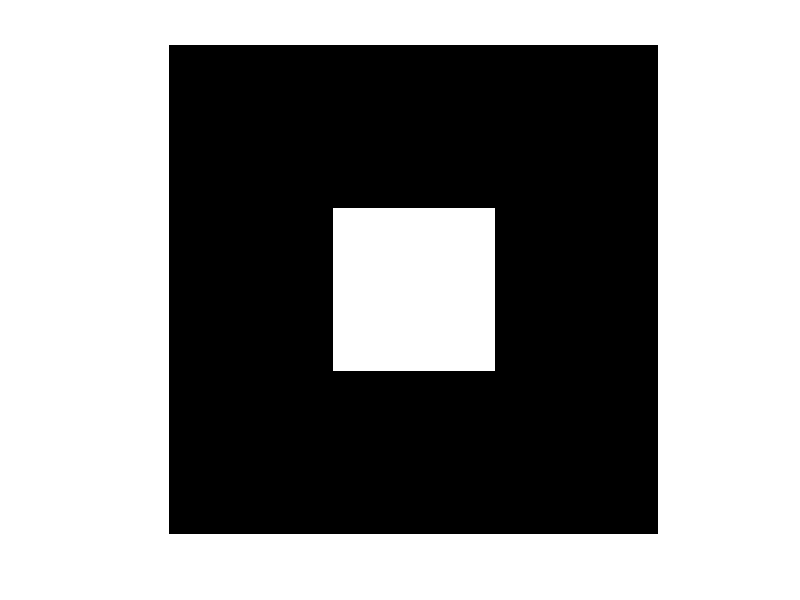

Write MATLAB code to recreate this figure. (Note: this script raises an error after producing the figure.)
logical_mask = eye(3,3);
logical_mask = repmat(logical_mask,1,1,3);
colour = [0,1,0];

image = logical_mask.*colour;

imshow(image);

colours = ones(length(unique_values)+1,3);
colours(:,1) = linspace(0,1,length(unique_values)+1);
colours = hsv2rgb(colours);
colours = colours(1:end-1,:);